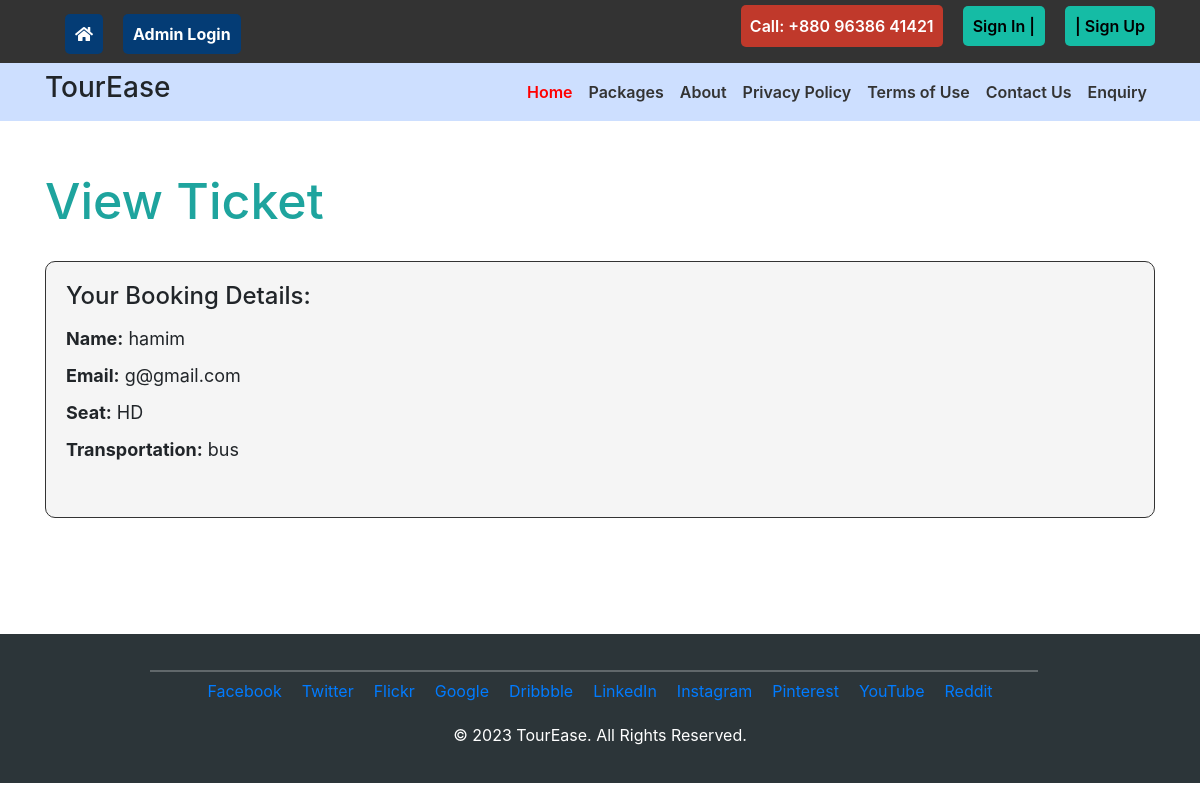
The page /view_ticket.php on the database its author committed.
### tables this page shows
CREATE TABLE `ticket_bookings` (
  `id` int(11) NOT NULL,
  `name` varchar(100) NOT NULL,
  `email` varchar(100) NOT NULL,
  `quantity` int(11) NOT NULL,
  `transportation` varchar(20) NOT NULL,
  `ticket_system` varchar(20) NOT NULL,
  `seating` varchar(50) DEFAULT NULL,
  `booking_date` timestamp NOT NULL DEFAULT current_timestamp()
);

### view_ticket.php (the view, shortened to what this page needs)
<!DOCTYPE html>
<html lang="en">
<head>
    <link rel="stylesheet" href="https://maxcdn.bootstrapcdn.com/bootstrap/4.5.2/css/bootstrap.min.css">
    <link href="css/bootstrap.min.css" rel="stylesheet" type="text/css" media="all">
    <link href="css/font-awesome.min.css" rel="stylesheet" type="text/css" media="all">
    <link href="css/mystyle.css" rel="stylesheet" type="text/css" />
    <link rel="stylesheet" href="https://maxcdn.bootstrapcdn.com/bootstrap/4.5.2/css/bootstrap.min.css">
</head>
<body>
<?php include('includes/header.php'); ?>
<div class="container mt-5">
    <h1 class="ticket">View Ticket</h1>
    <?php
    $servername = "localhost";
    $username = "root";
    $password = "";
    $dbname = "travel";
    $conn = new mysqli($servername, $username, $password, $dbname);
    $sql = "SELECT * FROM ticket_bookings ORDER BY id DESC LIMIT 1";
    $result = $conn->query($sql);
    if ($result->num_rows > 0) {
        $row = $result->fetch_assoc();
        ?>
        <div class="ticket_div">
            <h2>Your Booking Details:</h2>
            <p><strong>Name:</strong> <?php echo $row['name']; ?></p>
            <p><strong>Email:</strong> <?php echo $row['email']; ?></p>
            <p><strong>Seat:</strong> <?php echo $row['seating']; ?></p>
            <p><strong>Transportation:</strong> <?php echo $row['transportation']; ?></p>
            <br>
        </div>
        <?php
    } else {
        echo "<div class='alert alert-danger mt-3'>No booking data found.</div>";
    }
    ?>
</div>
<br><br><br><br>
<?php include('includes/footer.php'); ?>
</body>
</html>

### css/mystyle.css (style rules this page uses)
body, h1, h2, h3, h4, p, ul, li { margin: 0; padding: 0; list-style: none; }

### view_ticket.php (style rules this page uses)
.ticket { font-size:36px;margin-top:1em;margin-bottom:1em; }
.ticket_div { background-color:#f5f5f5;padding:20px;border:1px solid #333; }
.ticket_div h2 { font-size:24px;margin-bottom:15px; }
.ticket_div p { font-size:18px;margin-bottom:10px; }
.ticket_div strong { font-weight:bold; }
.mt-5 { margin-top:5em; }
body { background-color: rgb(51 65 85)!; }
.container h1 { color: #1EA49E; font-size: 50px; margin-top: 50px; margin-bottom: 30px; }
.ticket_div { padding: 20px; border: 1px solid #333; border-radius: 10px; }

### includes/footer.php (style rules this page uses)
.container { border-radius: 10px!important; }

### rows shown on the page
ticket_bookings: name "hamim", email "g@gmail.com", seating "HD", transportation "bus"
